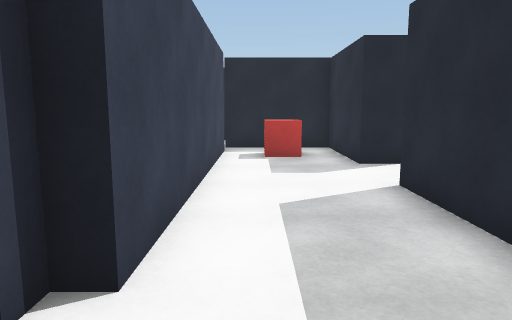
View 1 (above)

22 first-person views from a walk through a 3-D level made in the Unity game engine. The camera is 1.3 m above the floor, tilts 8° down and sees 70° across. The floor is counted in squares, 1 m on a side. Each view is taken from the middle of a square. On the plan, view 1 faces up. The plan holds only what a view shows up to about 15 squares ahead; the rest is blank. The place goes on beyond the plan. The player is left out. Some animated figures are left out.

View 2
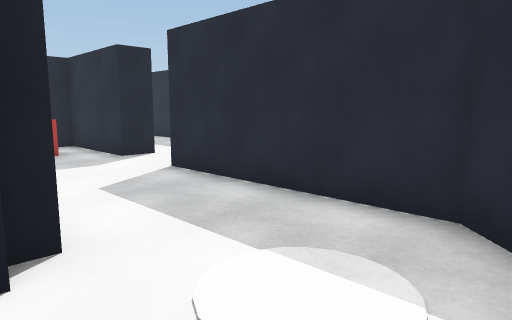

View 3
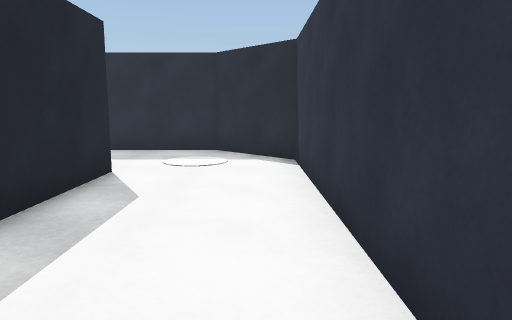

View 4
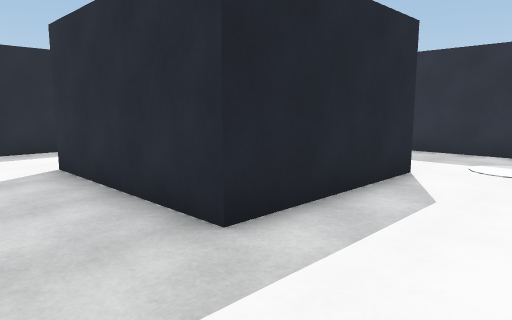

View 5
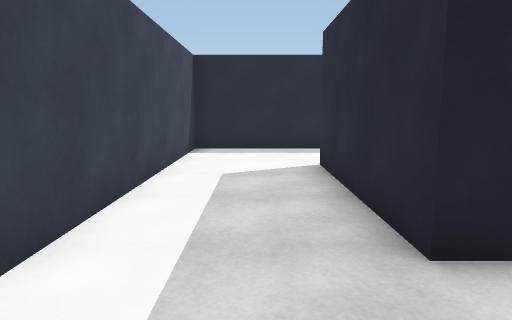

View 6
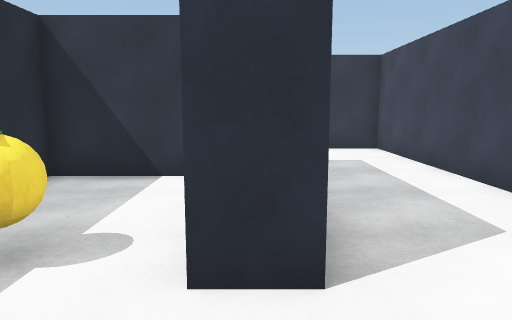

View 7
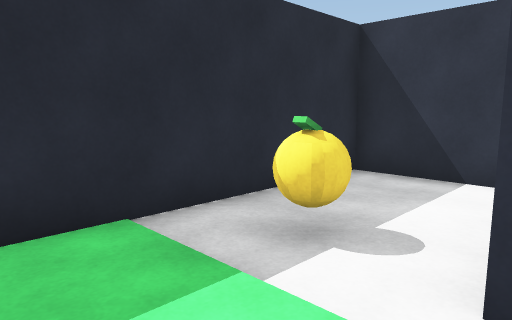

View 8
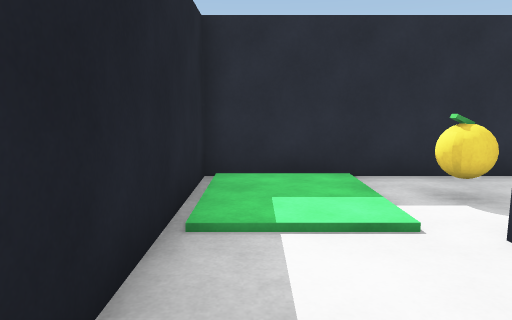

View 9
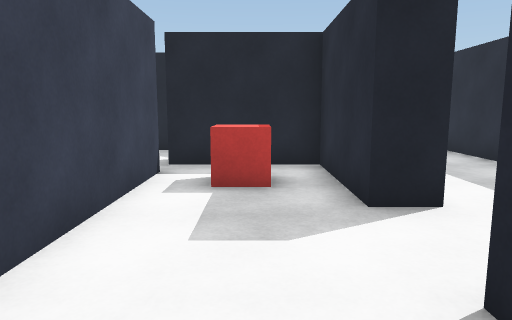

View 10
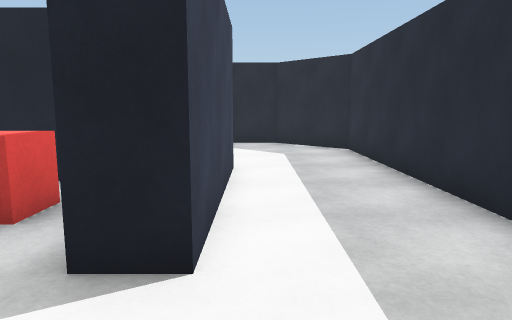

View 11
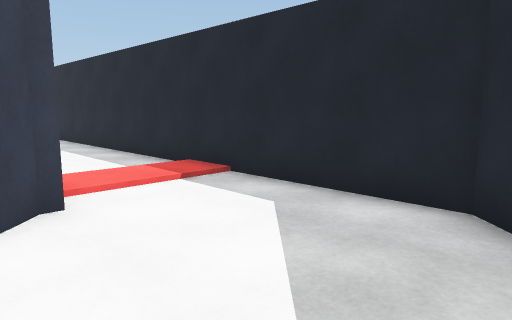

View 12
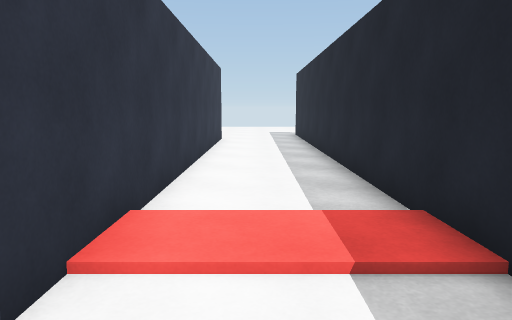

View 13
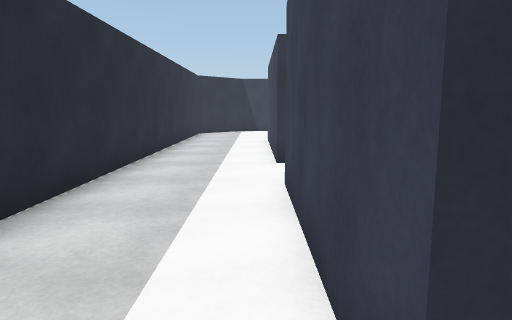

View 14
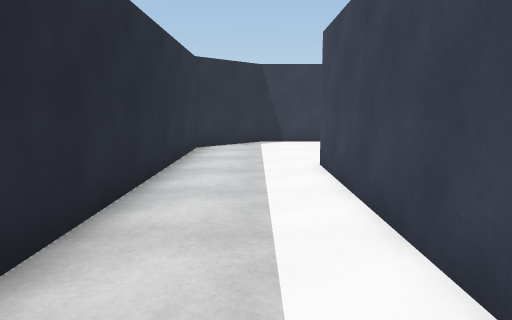

View 15
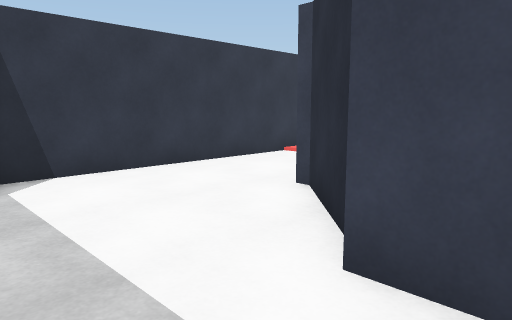

View 16
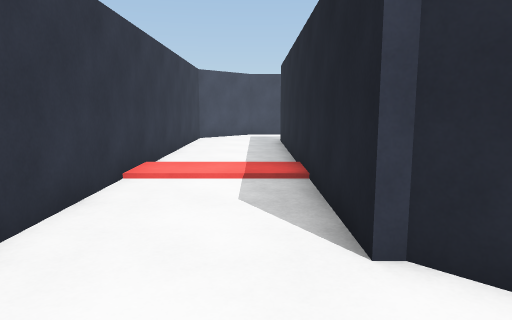

View 17
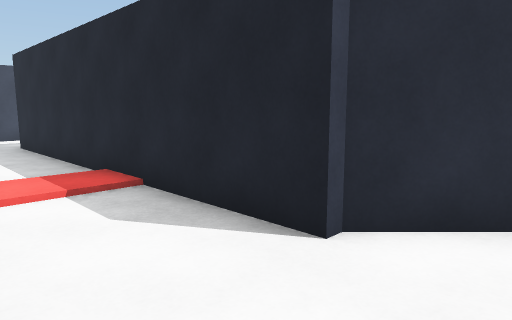

View 18
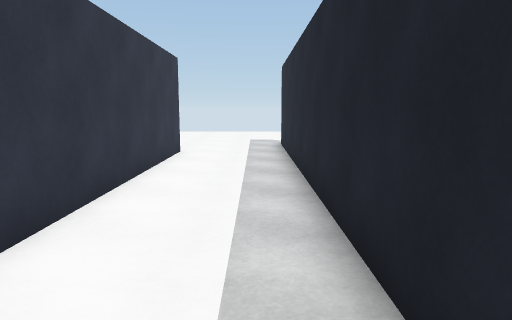

View 19
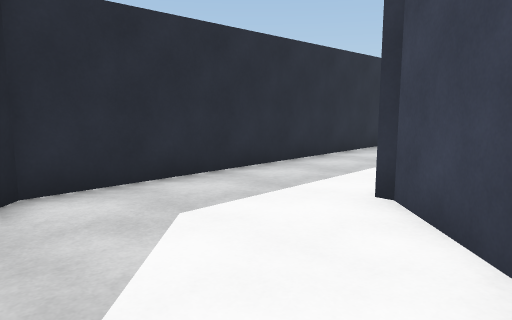

View 20
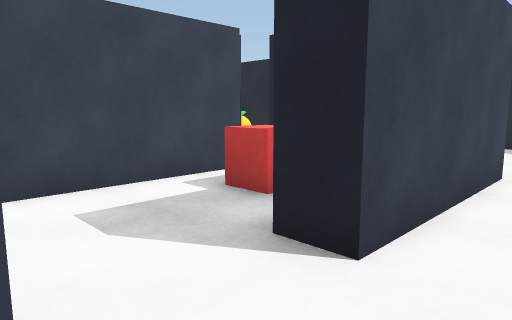

View 21
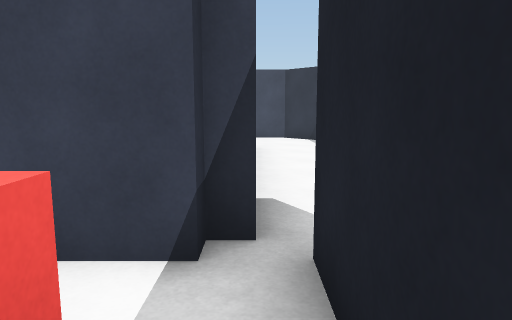

View 22
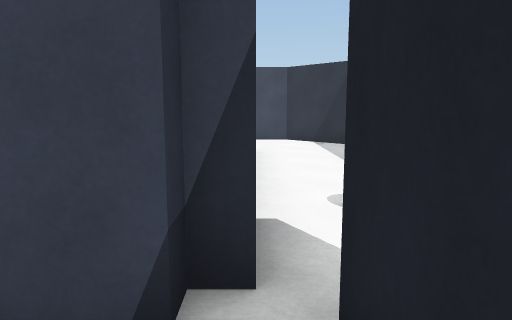

### Floor plan
Points are (right, up) in squares from view 1. A wall is a line through its corners. A room is listed if a view was taken in it or the views show most of it. See-through windows are left out.
Room 1 (views 1, 2, 3, 4, 5, 6, 7, 8, 9, 21, 22)
walls: (-4.6, 3) (-2, 3) (-2, 11) (-10, 11) (-10, -2) (0.3, -2) (2.5, 0.2) (2.5, 6.2); (-1.5, 12.1) (-1.5, 11.5) (-1, 11.5) (-1, 2.5) (-1.5, 2.5) (-1.5, 2) (-6.5, 2) (-6.5, 7.5) (-5.5, 7.5); (3.5, 8.8) (2.5, 8.8) (2.5, 12.5) (-1.1, 12.5)
ways out: opening at (3, 7.5) to room 2
objects: other object (-4, 7); other object (1, 10) to (1, 11)
Room 2 (views 10, 11, 12, 13, 14, 15, 16, 17, 18, 19, 20)
walls: (3.5, 6.4) (3.5, -0.5); (3.5, 14.1) (3.5, 8.8); (2.8, -0.9) (1, -2.7); (1.1, -3) (-10.5, -3); (-10.5, 16.5) (1, 16.5) (1, 16.2) (3.2, 14); (-10.5, -6.5) (4.8, -6.5) (7, -4.3) (7, 17.8) (4.8, 20) (-10.5, 20)
ways out: opening at (3, 7.5) to room 1

Positions as (right, up) in squares from view 1, and headings:
1: (0, 0), facing up
2: (-2, -1), facing up-right
3: (-9, -1), facing right
4: (-9, -1), facing up-right
5: (-8, -1), facing up
6: (-6, 10), facing down
7: (-6, 10), facing down-right
8: (-9, 10), facing right
9: (1, 4), facing up
10: (4, 6), facing up
11: (6, 15), facing up-left
12: (3, 18), facing left
13: (4, 15), facing down
14: (5, 8), facing down
15: (6, 1), facing down-left
16: (4, -4), facing left
17: (3, -6), facing up-left
18: (-1, 19), facing left
19: (1, 19), facing down-right
20: (5, 6), facing up-left
21: (2, 12), facing left
22: (1, 12), facing left
